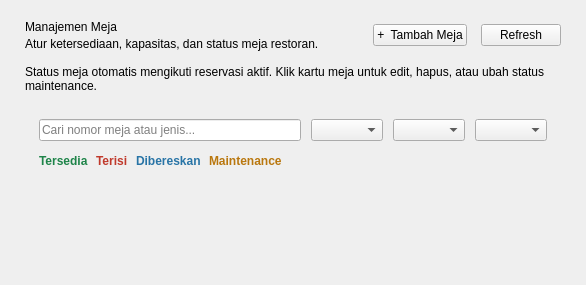
<?xml version="1.0" encoding="UTF-8"?>
<ui version="4.0">
 <class>MejaPageUi</class>
 <widget class="QWidget" name="MejaPageUi">
  <layout class="QVBoxLayout" name="main_layout">
   <property name="spacing"><number>14</number></property>
   <property name="leftMargin"><number>25</number></property>
   <property name="topMargin"><number>20</number></property>
   <property name="rightMargin"><number>25</number></property>
   <property name="bottomMargin"><number>20</number></property>
   <item>
    <layout class="QHBoxLayout" name="header_layout">
     <item>
      <layout class="QVBoxLayout" name="title_layout">
       <property name="spacing"><number>3</number></property>
       <item><widget class="QLabel" name="title_label"><property name="text"><string>Manajemen Meja</string></property><property name="objectName"><string>pageHeader</string></property></widget></item>
       <item><widget class="QLabel" name="subtitle_label"><property name="text"><string>Atur ketersediaan, kapasitas, dan status meja restoran.</string></property><property name="objectName"><string>pageSubtitle</string></property></widget></item>
      </layout>
     </item>
     <item><spacer name="header_spacer"><property name="orientation"><enum>Qt::Horizontal</enum></property><property name="sizeHint" stdset="0"><size><width>40</width><height>20</height></size></property></spacer></item>
     <item><widget class="QPushButton" name="add_btn"><property name="text"><string>+  Tambah Meja</string></property><property name="minimumHeight"><number>38</number></property><property name="maximumHeight"><number>38</number></property><property name="objectName"><string>primaryButton</string></property></widget></item>
     <item><widget class="QPushButton" name="refresh_btn"><property name="text"><string>Refresh</string></property><property name="minimumHeight"><number>38</number></property><property name="maximumHeight"><number>38</number></property><property name="objectName"><string>secondaryButton</string></property></widget></item>
    </layout>
   </item>
   <item><widget class="QLabel" name="info_label"><property name="text"><string>Status meja otomatis mengikuti reservasi aktif. Klik kartu meja untuk edit, hapus, atau ubah status maintenance.</string></property><property name="wordWrap"><bool>true</bool></property><property name="objectName"><string>infoBanner</string></property></widget></item>
   <item>
    <widget class="QFrame" name="mejaToolbar">
     <property name="frameShape"><enum>QFrame::NoFrame</enum></property>
     <layout class="QVBoxLayout" name="toolbar_layout">
      <property name="spacing"><number>10</number></property>
      <property name="leftMargin"><number>14</number></property>
      <property name="topMargin"><number>12</number></property>
      <property name="rightMargin"><number>14</number></property>
      <property name="bottomMargin"><number>12</number></property>
      <item>
       <layout class="QHBoxLayout" name="filter_layout">
        <property name="spacing"><number>10</number></property>
        <item><widget class="QLineEdit" name="search_input"><property name="placeholderText"><string>Cari nomor meja atau jenis...</string></property></widget></item>
        <item><widget class="QComboBox" name="filter_status"/></item>
        <item><widget class="QComboBox" name="filter_kapasitas"/></item>
        <item><widget class="QComboBox" name="sort_combo"/></item>
       </layout>
      </item>
      <item>
       <layout class="QHBoxLayout" name="legend_layout">
        <property name="spacing"><number>8</number></property>
        <item><widget class="QLabel" name="legend_tersedia"><property name="text"><string>Tersedia</string></property><property name="styleSheet"><string>color: #1E8449; font-weight: bold; font-size: 12px;</string></property></widget></item>
        <item><widget class="QLabel" name="legend_terisi"><property name="text"><string>Terisi</string></property><property name="styleSheet"><string>color: #C0392B; font-weight: bold; font-size: 12px;</string></property></widget></item>
        <item><widget class="QLabel" name="legend_dibereskan"><property name="text"><string>Dibereskan</string></property><property name="styleSheet"><string>color: #2874A6; font-weight: bold; font-size: 12px;</string></property></widget></item>
        <item><widget class="QLabel" name="legend_maintenance"><property name="text"><string>Maintenance</string></property><property name="styleSheet"><string>color: #B9770E; font-weight: bold; font-size: 12px;</string></property></widget></item>
        <item><spacer name="legend_spacer"><property name="orientation"><enum>Qt::Horizontal</enum></property><property name="sizeHint" stdset="0"><size><width>40</width><height>20</height></size></property></spacer></item>
        <item><widget class="QLabel" name="summary_lbl"><property name="objectName"><string>mejaSummary</string></property></widget></item>
       </layout>
      </item>
     </layout>
    </widget>
   </item>
   <item>
    <widget class="QScrollArea" name="scroll_area">
     <property name="widgetResizable"><bool>true</bool></property>
     <property name="frameShape"><enum>QFrame::NoFrame</enum></property>
     <widget class="QWidget" name="floor_container">
      <layout class="QVBoxLayout" name="floor_layout">
       <property name="spacing"><number>16</number></property>
      </layout>
     </widget>
    </widget>
   </item>
  </layout>
 </widget>
 <resources/>
 <connections/>
</ui>
